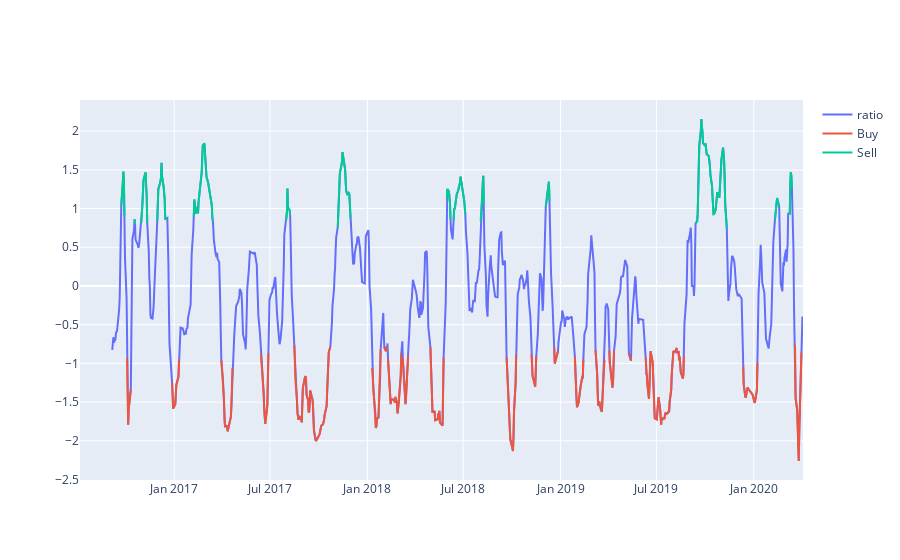

Write notebook code for a chart like this one.
### Code cell
fig = go.Figure()

#print(macd_low)
fig.add_trace(go.Scatter(x=zscore_moving_avg.index, y=zscore_moving_avg,
                    mode='lines',
                    name='ratio'))

fig.add_trace(go.Scatter(x=buy.index, y=buy,
                    mode='lines',
                    name='Buy'))

fig.add_trace(go.Scatter(x=sell.index, y=sell,
                    mode='lines',
                    name='Sell'))


fig.show()

### Figure 1 — Plotly figure (JSON) as saved in the notebook; plotly's stock layout.template omitted (floating-point values rounded to 4 significant figures; data arrays with more than 128 entries replaced by an {"elided": "..."} marker saying what was removed)
{"data": [{"mode": "lines", "name": "ratio", "type": "scatter", "x": {"elided": "859 str values"}, "y": {"elided": "859 float values"}}, {"mode": "lines", "name": "Buy", "type": "scatter", "x": {"elided": "859 str values"}, "y": {"elided": "859 float values"}}, {"mode": "lines", "name": "Sell", "type": "scatter", "x": {"elided": "859 str values"}, "y": {"elided": "859 float values"}}], "layout": {}}
